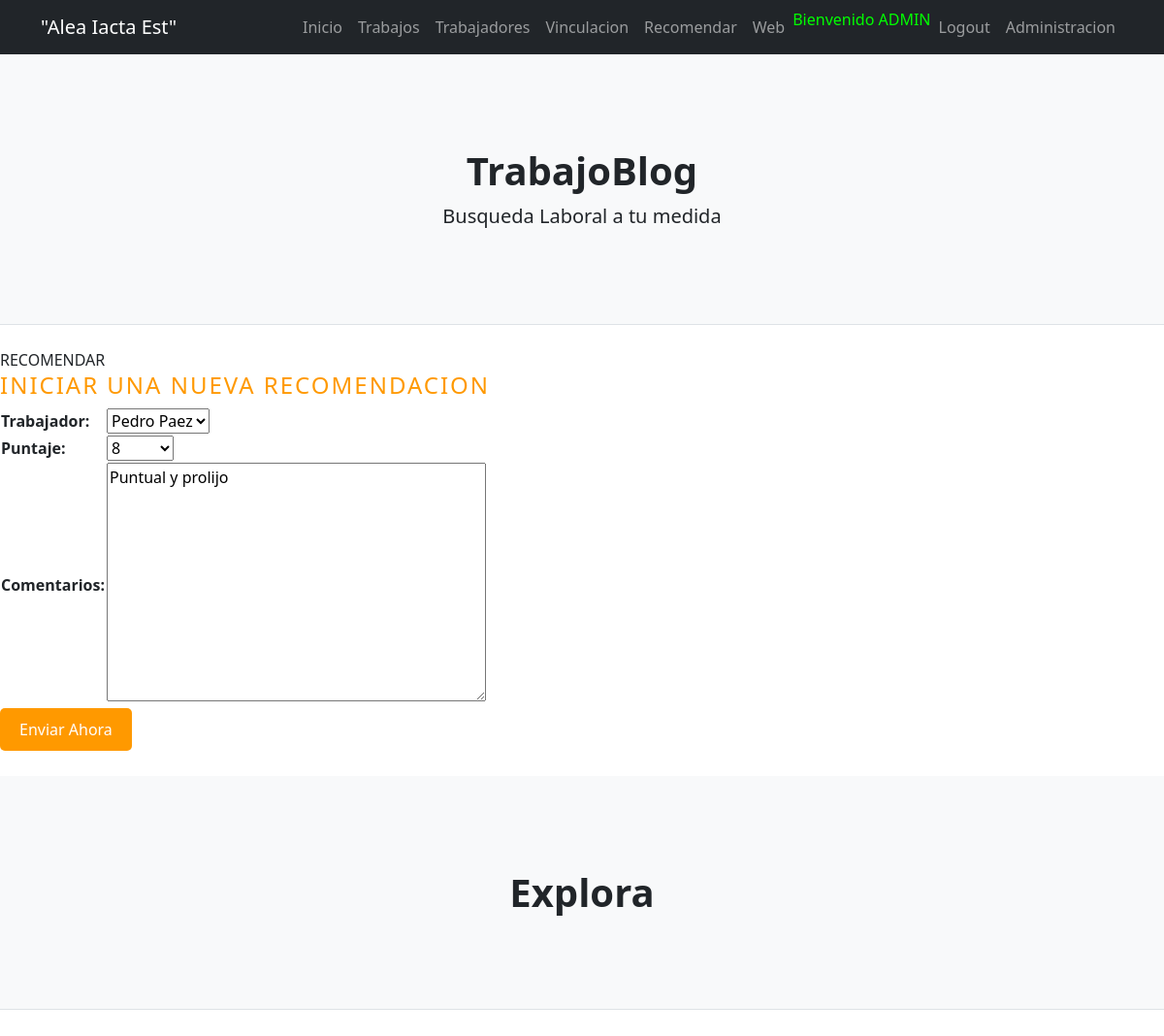
Page /aplicacionBlog/update_recomendacion/3/ (signed in) on the committed database.
### aplicacionBlog/models.py (models this page shows, shortened)
class Recomendacion(models.Model):
    trabajador = models.ForeignKey(Trabajador, on_delete=models.CASCADE)
    puntaje = models.PositiveIntegerField(choices=[(i, i) for i in range(1, 11)])
    comentarios = models.TextField(blank=True, null=True)

### aplicacionBlog/views.py (the view)
# urls.py: path('update_recomendacion/<int:pk>/', RecomendacionUpdate.as_view(), name="update_recomendaciones"),
class RecomendacionUpdate(LoginRequiredMixin, UpdateView):
    model = Recomendacion
    fields = ['trabajador', 'puntaje', 'comentarios']
    success_url = reverse_lazy('recomendaciones')

### aplicacionBlog/models.py (called while the page is built)
    def __str__(self):
        return self.nombre

### aplicacionBlog/templates/aplicacionBlog/recomendacion_form.html (shortened to what this page needs)
{% extends 'aplicacionBlog/base.html' %}
{% load static %}
{% block cabecera %}
    <div class="masthead-heading text-uppercase">Recomendar</div>
{% endblock cabecera %}
{% block contenido %}
<body>
    <h3 style="font-size: 24px; color: #ff9900; text-transform: uppercase; letter-spacing: 2px;">Iniciar una Nueva Recomendacion</h3>
    <form action="" method="post">
        <table>
            {{ form.as_table }}
        </table>
        <button style="padding: 10px 20px; background-color: #ff9900; color: #fff; border: none; border-radius: 5px; font-size: 16px; cursor: pointer;">Enviar Ahora</button>
    </form>
</body>
{% endblock contenido %}

### aplicacionBlog/templates/aplicacionBlog/base.html (shortened to what this page needs)
<!DOCTYPE html>
<html lang="es">
    <head>
        {% load static %}
        <link href="{% static 'aplicacionBlog/css/styles.css' %}" rel="stylesheet" />
    </head>
    <body>
        <nav class="navbar navbar-expand-lg navbar-dark bg-dark">
            <div class="container">
                <a class="navbar-brand">"Alea Iacta Est"</a>
            {% if user.is_authenticated %}
                <div class="collapse navbar-collapse" id="navbarSupportedContent">
                    <ul class="navbar-nav ms-auto mb-2 mb-lg-0">
                        <li class="nav-item"><a class="nav-link" href="{% url 'home' %}">Inicio</a></li>
                        <li class="nav-item"><a class="nav-link" href="{% url 'trabajo' %}">Trabajos</a></li>
                        <li class="nav-item"><a class="nav-link" href="{% url 'trabajador' %}">Trabajadores</a></li>
                        <li class="nav-item"><a class="nav-link" href="{% url 'vinculaciones' %}">Vinculacion</a></li>
                        <li class="nav-item"><a class="nav-link" href="{% url 'recomendaciones' %}">Recomendar</a></li>
                        <li class="nav-item"><a class="nav-link" href="{% url 'inicio' %}">Web</a></li>
                        <p style="color:#00FF00">Bienvenido {{ user.username|upper}}</p>
                        <li class="nav-item"><a class="nav-link" href="{% url 'logout' %}">Logout</a></li>
                        <li class="nav-item"><a class="nav-link" href="{% url 'admin:index' %}">Administracion</a></li>
                    </ul>
                </div>
            {% else %}
                        <a class="btn btn-success" href="{% url 'register' %}">Registro</a></li>
                        <a class="btn btn-info" href="{% url 'login' %}">Login</a></li>
            {% endif %}
            </div>
        </nav>
        <header class="py-5 bg-light border-bottom mb-4">
            <div class="container">
                <div class="text-center my-5">
                    <h1 class="fw-bolder">TrabajoBlog</h1>
                    <p class="lead mb-0">Busqueda Laboral a tu medida</p>
                </div>
            </div>
        </header>
        {% block cabecera %}
        {% endblock cabecera %}
        {% block contenido %}
        {% endblock contenido %}
        <link rel="stylesheet" href="http://cdnjs.cloudflare.com/ajax/libs/font-awesome/6.4.0/css/all.min.css"/>
        <button class="navbar-toggler" type="button" data-bs-toggle="collapse" data-bs-target="#navbarSupportedContent" aria-controls="navbarSupportedContent" aria-expanded="false" aria-label="Toggle navigation"><span class="navbar-toggler-icon"></span></button>
        <header class="py-5 bg-light border-bottom mb-4">
            <div class="container">
                <div class="text-center my-5">
                    <h1 class="fw-bolder">Explora</h1>
                </div>
            </div>
        </header>
    </body>
</html>

### rows in the picture
Recomendacion: trabajador "Pedro Paez", puntaje "8", comentarios "Puntual y prolijo"

### other values in the picture
{{ user.username|upper }} "ADMIN"
